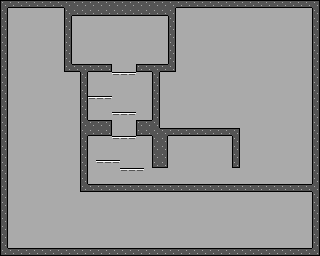

A level layout from a 2D game, rendered from its tile map. Below: a short description, then the map file with its tile-grid data intact:
An orthogonal 40x32 tile map with 8x8 px tiles, 1 tile layer (Playable Terrain) and 4 objects (3x room_template, spawn).

<map version="1.10" tiledversion="1.12.2" orientation="orthogonal" renderorder="right-down" width="40" height="32" tilewidth="8" tileheight="8" infinite="0" backgroundcolor="#ffffff">
 <properties><property name="source" value="../data/room-templates/dining-room.json" /></properties>
 <tileset firstgid="1" source="dining_room.tsx" />
 <layer id="1" name="Playable Terrain" width="40" height="32">
  <data encoding="csv">
8,12,12,12,12,12,12,12,16,16,16,16,16,16,16,16,16,16,16,16,16,16,12,12,12,12,12,12,12,12,12,12,12,12,12,12,12,12,12,14,
7,18,18,18,18,18,18,18,9,13,13,13,13,13,13,13,13,13,13,13,13,15,18,18,18,18,18,18,18,18,18,18,18,18,18,18,18,18,18,7,
7,18,18,18,18,18,18,18,7,18,18,18,18,18,18,18,18,18,18,18,18,7,18,18,18,18,18,18,18,18,18,18,18,18,18,18,18,18,18,7,
7,18,18,18,18,18,18,18,7,18,18,18,18,18,18,18,18,18,18,18,18,7,18,18,18,18,18,18,18,18,18,18,18,18,18,18,18,18,18,7,
7,18,18,18,18,18,18,18,7,18,18,18,18,18,18,18,18,18,18,18,18,7,18,18,18,18,18,18,18,18,18,18,18,18,18,18,18,18,18,7,
7,18,18,18,18,18,18,18,7,18,18,18,18,18,18,18,18,18,18,18,18,7,18,18,18,18,18,18,18,18,18,18,18,18,18,18,18,18,18,7,
7,18,18,18,18,18,18,18,7,18,18,18,18,18,18,18,18,18,18,18,18,7,18,18,18,18,18,18,18,18,18,18,18,18,18,18,18,18,18,7,
7,18,18,18,18,18,18,18,7,18,18,18,18,18,18,18,18,18,18,18,18,7,18,18,18,18,18,18,18,18,18,18,18,18,18,18,18,18,18,7,
7,18,18,18,18,18,18,18,5,12,16,12,12,10,18,18,18,4,12,16,12,11,18,18,18,18,18,18,18,18,18,18,18,18,18,18,18,18,18,7,
7,18,18,18,18,18,18,18,18,18,7,18,18,18,51,51,51,18,18,7,18,18,18,18,18,18,18,18,18,18,18,18,18,18,18,18,18,18,18,7,
7,18,18,18,18,18,18,18,18,18,7,18,18,18,18,18,18,18,18,7,18,18,18,18,18,18,18,18,18,18,18,18,18,18,18,18,18,18,18,7,
7,18,18,18,18,18,18,18,18,18,7,18,18,18,18,18,18,18,18,7,18,18,18,18,18,18,18,18,18,18,18,18,18,18,18,18,18,18,18,7,
7,18,18,18,18,18,18,18,18,18,7,51,51,51,18,18,18,18,18,7,18,18,18,18,18,18,18,18,18,18,18,18,18,18,18,18,18,18,18,7,
7,18,18,18,18,18,18,18,18,18,7,18,18,18,18,18,18,18,18,7,18,18,18,18,18,18,18,18,18,18,18,18,18,18,18,18,18,18,18,7,
7,18,18,18,18,18,18,18,18,18,7,18,18,18,51,51,51,18,18,7,18,18,18,18,18,18,18,18,18,18,18,18,18,18,18,18,18,18,18,7,
7,18,18,18,18,18,18,18,18,18,9,16,16,14,18,18,18,8,16,15,18,18,18,18,18,18,18,18,18,18,18,18,18,18,18,18,18,18,18,7,
7,18,18,18,18,18,18,18,18,18,9,13,13,11,18,18,18,5,13,17,16,12,12,12,12,12,12,12,12,14,18,18,18,18,18,18,18,18,18,7,
7,18,18,18,18,18,18,18,18,18,7,18,18,18,51,51,51,18,18,9,15,18,18,18,18,18,18,18,18,7,18,18,18,18,18,18,18,18,18,7,
7,18,18,18,18,18,18,18,18,18,7,18,18,18,18,18,18,18,18,9,15,18,18,18,18,18,18,18,18,7,18,18,18,18,18,18,18,18,18,7,
7,18,18,18,18,18,18,18,18,18,7,18,18,18,18,18,18,18,18,9,15,18,18,18,18,18,18,18,18,7,18,18,18,18,18,18,18,18,18,7,
7,18,18,18,18,18,18,18,18,18,7,18,51,51,51,18,18,18,18,5,11,18,18,18,18,18,18,18,18,3,18,18,18,18,18,18,18,18,18,7,
7,18,18,18,18,18,18,18,18,18,7,18,18,18,18,51,51,51,18,18,18,18,18,18,18,18,18,18,18,18,18,18,18,18,18,18,18,18,18,7,
7,18,18,18,18,18,18,18,18,18,7,18,18,18,18,18,18,18,18,18,18,18,18,18,18,18,18,18,18,18,18,18,18,18,18,18,18,18,18,7,
7,18,18,18,18,18,18,18,18,18,5,12,12,12,12,12,12,12,12,12,12,12,12,12,12,12,12,12,12,12,12,12,12,12,12,12,12,12,12,15,
7,18,18,18,18,18,18,18,18,18,18,18,18,18,18,18,18,18,18,18,18,18,18,18,18,18,18,18,18,18,18,18,18,18,18,18,18,18,18,7,
7,18,18,18,18,18,18,18,18,18,18,18,18,18,18,18,18,18,18,18,18,18,18,18,18,18,18,18,18,18,18,18,18,18,18,18,18,18,18,7,
7,18,18,18,18,18,18,18,18,18,18,18,18,18,18,18,18,18,18,18,18,18,18,18,18,18,18,18,18,18,18,18,18,18,18,18,18,18,18,7,
7,18,18,18,18,18,18,18,18,18,18,18,18,18,18,18,18,18,18,18,18,18,18,18,18,18,18,18,18,18,18,18,18,18,18,18,18,18,18,7,
7,18,18,18,18,18,18,18,18,18,18,18,18,18,18,18,18,18,18,18,18,18,18,18,18,18,18,18,18,18,18,18,18,18,18,18,18,18,18,7,
7,18,18,18,18,18,18,18,18,18,18,18,18,18,18,18,18,18,18,18,18,18,18,18,18,18,18,18,18,18,18,18,18,18,18,18,18,18,18,7,
7,18,18,18,18,18,18,18,18,18,18,18,18,18,18,18,18,18,18,18,18,18,18,18,18,18,18,18,18,18,18,18,18,18,18,18,18,18,18,7,
5,12,12,12,12,12,12,12,12,12,12,12,12,12,12,12,12,12,12,12,12,12,12,12,12,12,12,12,12,12,12,12,12,12,12,12,12,12,12,11
  </data>
 </layer>
 <objectgroup id="2" name="Playtest Metadata">
  <object id="1" name="ns_ordinary_0" type="room_template" x="80" y="64" width="80" height="64">
   <properties><property name="port_mask" type="int" value="12" /></properties>
  </object>
  <object id="2" name="ne_ordinary_0" type="room_template" x="80" y="128" width="80" height="64">
   <properties><property name="port_mask" type="int" value="6" /></properties>
  </object>
  <object id="3" name="we_ordinary_0" type="room_template" x="160" y="128" width="80" height="64">
   <properties><property name="port_mask" type="int" value="3" /></properties>
  </object>
  <object id="4" name="chef_spawn" type="spawn" x="280" y="184"><point /></object>
 </objectgroup>
</map>
